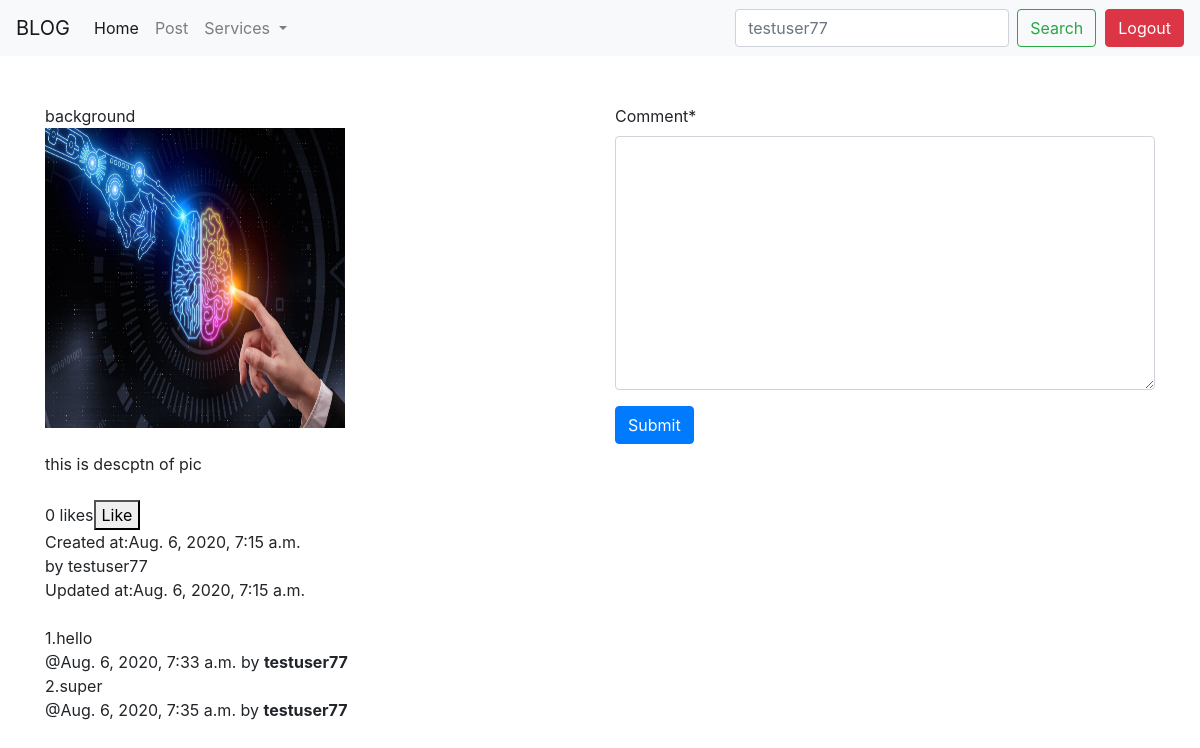
/detail/1/ (signed in), run on the app's committed database.
### myapp/models.py (models this page shows, shortened)
class TimeStamp(models.Model):
	created_time=models.DateTimeField(auto_now_add=True)
	updated_time=models.DateTimeField(auto_now=True)
	user=models.ForeignKey(User,on_delete=models.CASCADE)
	class Meta:
		abstract= True

class Post(TimeStamp):
	title=models.CharField(max_length=100,verbose_name='Blog')
	description=models.TextField()
	image=models.ImageField(upload_to='')
	likes=models.IntegerField(default=0)

class Comment(TimeStamp):
	post=models.ForeignKey(Post,on_delete=models.CASCADE)
	comment=models.TextField()

### myapp/views.py (the view)
# urls.py: path('detail/<int:pk>/',detail,name='detail'),
@login_required
def detail(request,pk):
    p=Post.objects.get(pk=pk)
    if request.method == 'POST':
        form = CommentForm(request.POST)
        if form.is_valid():
            comment=form.cleaned_data['comment']
            print(comment)
            c=Comment(post=p,comment=comment,user=request.user)
            c.save()
            return HttpResponseRedirect(reverse('myapp:detail',args=(pk,)))
    else:
        form = CommentForm()
    comments = Comment.objects.filter(post=p)
    return render(request, 'detail.html', {'form': form,'post':p,'comments':comments})

### myapp/forms.py
class CommentForm(forms.ModelForm):
	class Meta:
		model=Comment
		fields=['comment']

### myapp/templates/detail.html (shortened to what this page needs)
{% extends 'base.html' %}
{% load crispy_forms_tags %}
{% block content %}
<div class="row">
    <div class="col-md-6">
{{post.title}}<br>
<img src= "{{post.image.url}}" height="300" width="300"><br>
<br>{{post.description}}<br><br><span id="demo">{{post.likes}} likes</span><button onclick ="onClick()">Like</button>
<br>
Created at:{{post.created_time}}<br> by {{post.user}}<br>
Updated at:{{post.updated_time}}<br>
</div>
<br><br>
<div class="col-md-6">
<form action="" method="post">
    {{ form|crispy }}
    <input class="btn btn-primary" type="submit" value="Submit">
</form>
</div>
</div>
<br>
{% if comments %}
{% for i in comments %}
{{forloop.counter}}.{{i.comment}}<br>
@{{i.created_time}} by <b>{{i.user}}</b><br>
{% endfor %}
{% endif %}
{% endblock %}

### myapp/templates/base.html (shortened to what this page needs)
<!DOCTYPE html>
<html>
<head>
<link rel="stylesheet" href="https://stackpath.bootstrapcdn.com/bootstrap/4.5.0/css/bootstrap.min.css">
</head>
<body>
	<nav class="navbar navbar-expand-lg navbar-light bg-light">
  <a class="navbar-brand" href="#">BLOG</a>
  <div class="collapse navbar-collapse" id="navbarSupportedContent">
    <ul class="navbar-nav mr-auto">
      <li class="nav-item active">
        <a class="nav-link" href="{% url 'myapp:index' %}">Home <span class="sr-only">(current)</span></a>
      </li>
      <li class="nav-item">
        <a class="nav-link" href="{% url 'myapp:create' %}">Post</a>
      </li>
      <li class="nav-item dropdown">
        <a class="nav-link dropdown-toggle" href="#" id="navbarDropdown" role="button" data-toggle="dropdown" aria-haspopup="true" aria-expanded="false">
          Services
        </a>
      </li>
      <li class="nav-item">
        <a class="nav-link disabled" href="#"></a>
      </li>
    </ul>
    <form class="form-inline my-2 my-lg-0">
      <input class="form-control mr-sm-2" type="search" placeholder={{request.user}} aria-label="Search">
      <button class="btn btn-outline-success my-2 my-sm-0" type="submit">Search</button>
    </form>
  </div>
  {% if user.is_authenticated %}
  <a class="btn btn-danger" href="{% url 'auth_logout' %}">Logout</a>
</nav>
<div class="container">
	<br><br>
{% block content %}
{% endblock %}
</div>
</body>
</html>

### data on the page
Post: title "background", image (picture), description "this is descptn of pic", likes "0", created_time "Aug. 6, 2020, 7:15 a.m.", updated_time "Aug. 6, 2020, 7:15 a.m."
Comment: comment "hello", created_time "Aug. 6, 2020, 7:33 a.m.", user "testuser77"
Comment: comment "super", created_time "Aug. 6, 2020, 7:35 a.m.", user "testuser77"

### other printed values
{{ post.user }} "testuser77"
